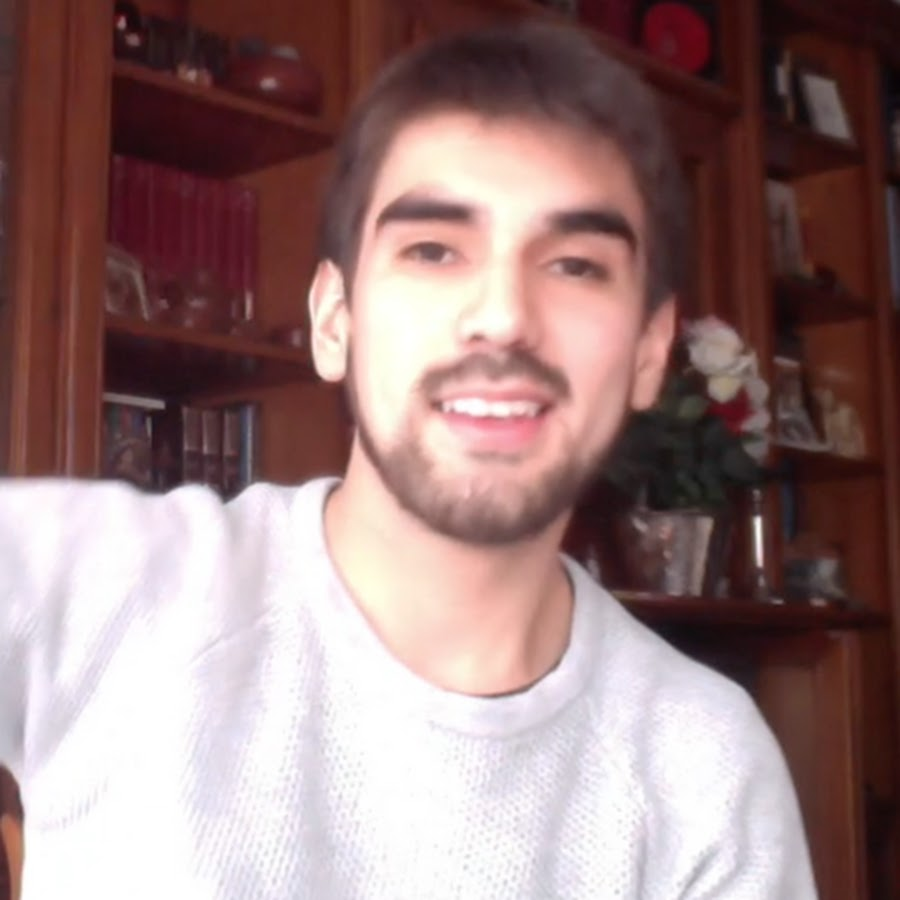
#> input picture data/images/2.jpg, 900 x 900 px, found by its file name
$ python resize_image.py
#> lines starting #> are read from the running program, lines starting #| are printed output that depends on the picture
import cv2

path = r"C:\Users\Matheus\Desktop\opencv\data\images\2.jpg"
image = cv2.imread(path)
#> image is the input picture: shape (900, 900, 3); mean B, G, R 123.5, 124.2, 151.9
print("high", image.shape[0])
#| high 900
print("width", image.shape[1])
#| width 900
print("BGR", image.shape[2])
#| BGR 3
# resize de una imagen
image_resize = cv2.resize(image, (300, 300))
# image croped
image_cropped = image[0:200, 200:500]
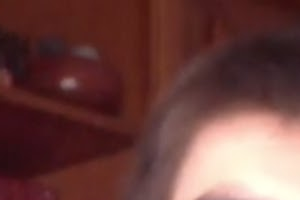
#> image_cropped: shape (200, 300, 3); mean B, G, R 62.2, 65.7, 107.4

# plot image
cv2.imshow("image", image)
cv2.imshow("image resize", image_resize)
cv2.imshow("image cropped", image_cropped)

cv2.waitKey(0)

$ run again, with data/images/1.jpg copied over data/images/2.jpg
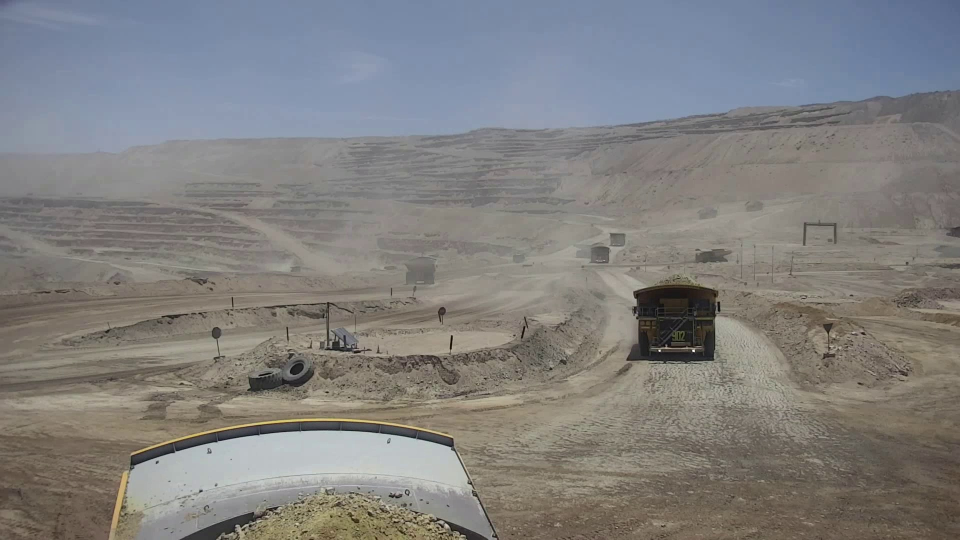
#> input picture data/images/1.jpg, 1920 x 1080 px, found by its file name (shown at 1/2 size)
#> image is the input picture: shape (1080, 1920, 3); mean B, G, R 127, 127.9, 128.8
#| high 1080
#| width 1920
#| BGR 3
#> `image_resize = cv2.resize(image, (300, 300))`:
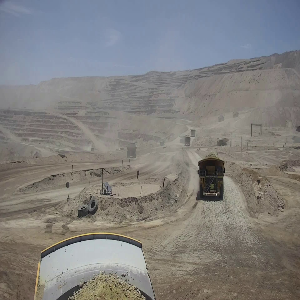
#> image_resize: shape (300, 300, 3); mean B, G, R 127, 127.9, 128.8
#> `image_cropped = image[0:200, 200:500]`:
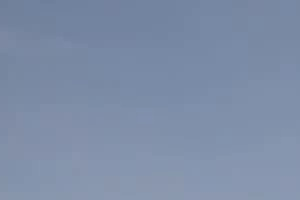
#> image_cropped: shape (200, 300, 3); mean B, G, R 167.7, 141.5, 126
